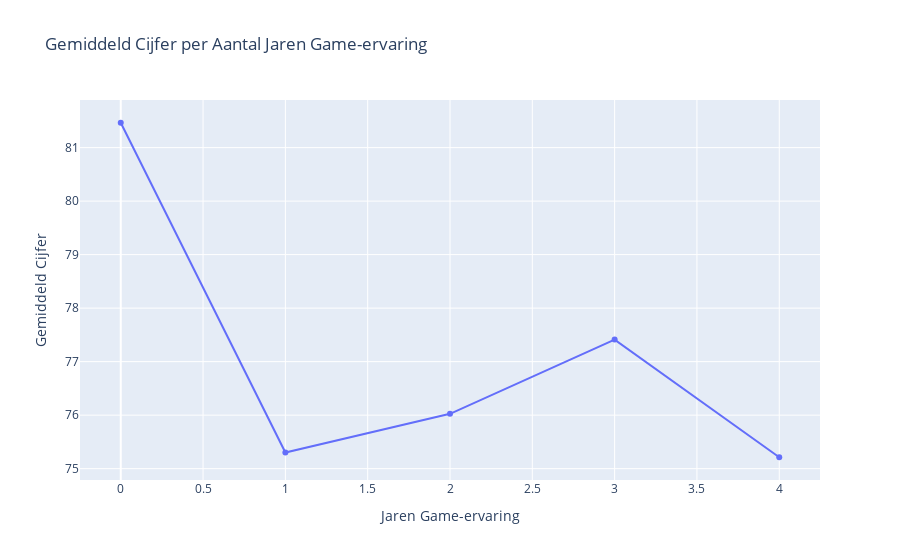

Notebook cell for this chart:
### Markdown cell above
#### 3.1.2 Argument 2 voor perspectief 1 (DRAFT)

Meer jaren game ervaring leidt tot hogere gemiddeld cijfer, wellicht door een betere mentale gezondheid.

### Code cell
df3 = pd.read_csv("gameandgrade.csv")

# Converteer naar numeriek
df3["Playing Years"] = pd.to_numeric(df3["Playing Years"], errors="coerce")
df3["Grade"] = pd.to_numeric(df3["Grade"], errors="coerce")

# Verwijder rijen met missende waarden
df3_clean = df3.dropna(subset=["Playing Years", "Grade"])

# Bereken gemiddeld cijfer per aantal jaren ervaring
avg_grade_by_years = df3_clean.groupby("Playing Years")["Grade"].mean().reset_index()

# Visualiseer
fig = px.line(
    avg_grade_by_years,
    x="Playing Years",
    y="Grade",
    markers=True,
    title="Gemiddeld Cijfer per Aantal Jaren Game-ervaring",
    labels={
        "Playing Years": "Jaren Game-ervaring",
        "Grade": "Gemiddeld Cijfer"
    }
)

fig.show()

### Figure 1 — Plotly figure (JSON) as saved in the notebook; plotly's stock layout.template omitted (floating-point values rounded to 4 significant figures)
{"data": [{"hovertemplate": "Jaren Game-ervaring=%{x}<br>Gemiddeld Cijfer=%{y}<extra></extra>", "legendgroup": "", "line": {"color": "#636efa", "dash": "solid"}, "marker": {"symbol": "circle"}, "mode": "lines+markers", "name": "", "orientation": "v", "showlegend": false, "type": "scatter", "x": [0, 1, 2, 3, 4], "xaxis": "x", "y": [81.46, 75.3, 76.03, 77.41, 75.21], "yaxis": "y"}], "layout": {"legend": {"tracegroupgap": 0}, "title": {"text": "Gemiddeld Cijfer per Aantal Jaren Game-ervaring"}, "xaxis": {"anchor": "y", "domain": [0, 1], "title": {"text": "Jaren Game-ervaring"}}, "yaxis": {"anchor": "x", "domain": [0, 1], "title": {"text": "Gemiddeld Cijfer"}}}}
